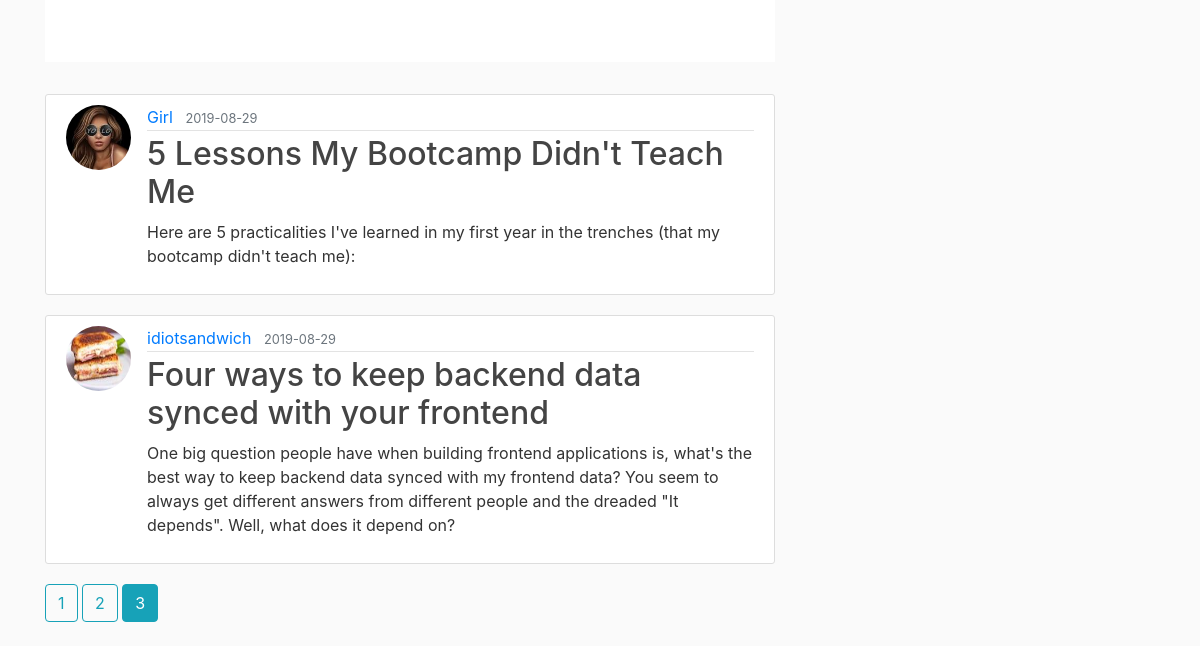
/home?page=3 (lower part), run on an earlier commit of the app's database.
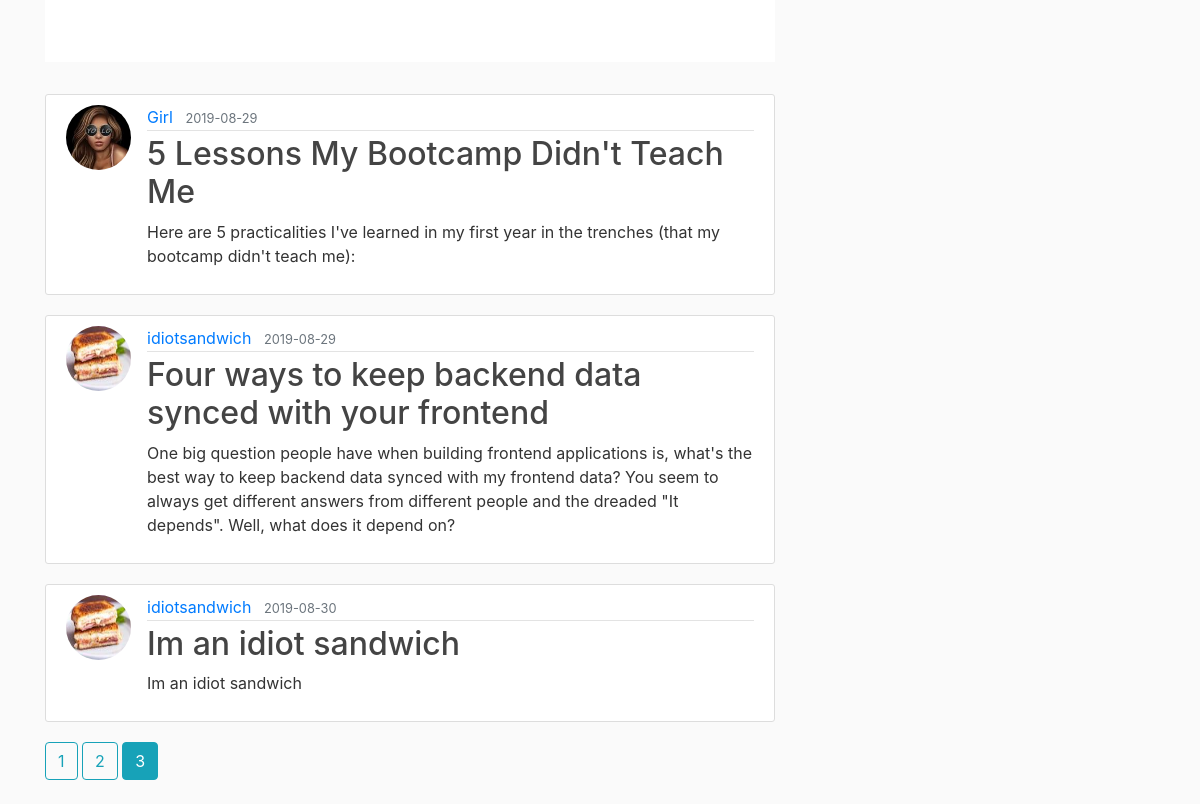
And on a later commit of the database.
### flaskblog/models.py (models this page shows, shortened)
class Post(db.Model):
    id = db.Column(db.Integer, primary_key=True)
    title = db.Column(db.String(100), nullable=False)
    date_posted = db.Column(db.DateTime, nullable=False, default=datetime.utcnow)
    content = db.Column(db.Text, nullable=False)
    user_id = db.Column(db.Integer, db.ForeignKey('user.id'), nullable=False)

class User(db.Model, UserMixin):
    id = db.Column(db.Integer, primary_key=True)
    username = db.Column(db.String(20), unique=True, nullable=False)
    email = db.Column(db.String(120), unique=True, nullable=False)
    image_file = db.Column(db.String(20), nullable=False, default='default.jpg')
    password = db.Column(db.String(60), nullable=False)
    posts = db.relationship('Post', backref='author', lazy=True)

### flaskblog/routes.py (the view)
@app.route("/")
@app.route("/home")
def home():
    page = request.args.get('page', 1, type=int)
    posts = Post.query.paginate(page=page, per_page=3)
    return render_template('home.html', posts=posts)

### flaskblog/templates/home.html (shortened to what this page needs)
{% extends "layout.html" %}
{% block content %}
<div class="jumbotron jumbotron-fluid" style="margin-top: -25px;height: auto%;background: #fff;font-family: sans-serif;">
</div>
{% for post in posts.items %}
        <article class="media content-section ">
          <img class="rounded-circle article-img " src="{{ url_for( 'static', filename='profile_pics/' + post.author.image_file) }} ">
          <div class="media-body ">
            <div class="article-metadata ">
              <a class="mr-2 " href="# ">{{ post.author.username }}</a>
              <small class="text-muted ">{{ post.date_posted.strftime('%Y-%m-%d') }}</small>
            </div>
            <h2><a class="article-title " href="{{ url_for( 'post', post_id=post.id) }} ">{{ post.title }}</a></h2>
            <p class="article-content ">{{ post.content }}</p>
          </div>
        </article>
{% endfor %}
    {% for page_num in posts.iter_pages(left_edge=1, right_edge=1, left_current=1, right_current=2) %}
      {% if page_num %}
        {% if posts.page == page_num %}
          <a class="btn btn-info mb-4" href="{{ url_for('home', page=page_num) }}">{{ page_num }}</a>
        {% else %}
          <a class="btn btn-outline-info mb-4" href="{{ url_for('home', page=page_num) }}">{{ page_num }}</a>
        {% endif %}
      {% else %}
        ...
      {% endif %}
    {% endfor %}
{% endblock content %}

What changed in the data, as far as the page shows it:
added Post: image_file (picture), author.username "idiotsandwich", date_posted "2019-08-30", title "Im an idiot sandwich", content "Im an idiot sandwich"
